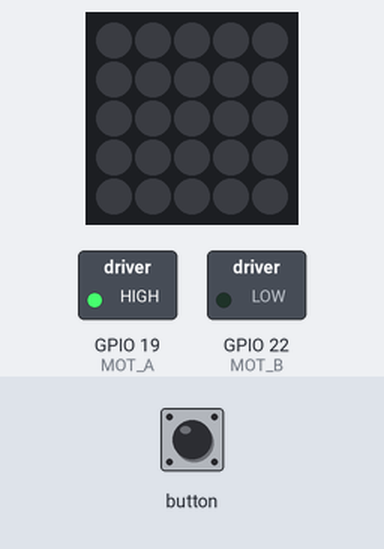
This sketch was run on a simulated ESP32. Shown: 5×5 RGB LED matrix (first LED top left, wired row by row), switched loads named in the sketch (green lamp = pin HIGH). The test bench sets the inputs (shaded band).

Above: at 1.2 s.
1.3 s: button pressed for 0.15 s
At 1.6 s:
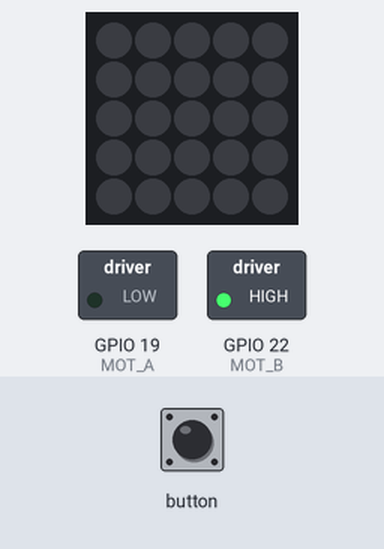
2.9 s: button pressed for 1 s
At 4.0 s:
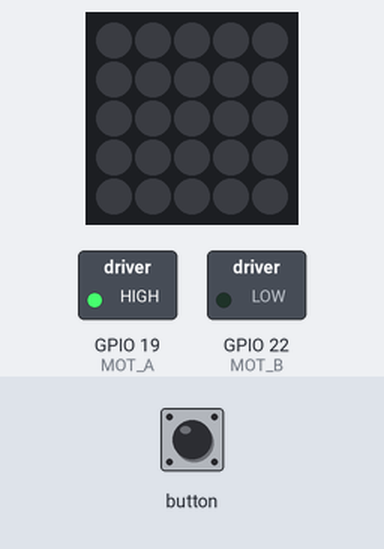
5.4 s: button pressed for 3.2 s
At 5.9 s:
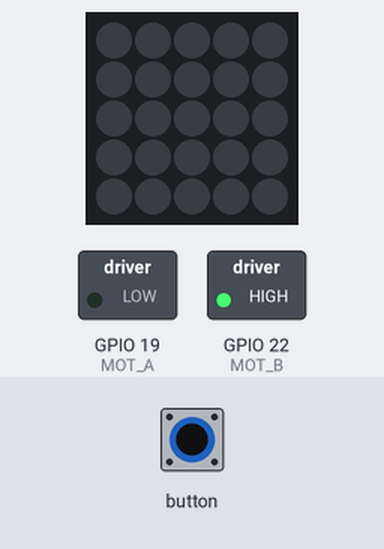
Timing chart, 0 to 8.4 s (numbered marks = the images above; inputs shaded):
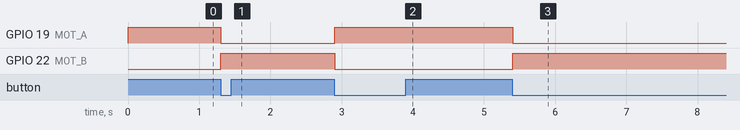

The sketch:

m5-motor.ino
```cpp
#include "M5Atom.h"

#define MOT_A 19
#define MOT_B 22

void setup() {
  // put your setup code here, to run once:
  M5.begin(true, false, true);
  pinMode(MOT_A, OUTPUT);
  pinMode(MOT_B, OUTPUT);
}

bool dir = true;

void loop() {
  // put your main code here, to run repeatedly:

  if (dir) {
    digitalWrite(MOT_A, HIGH);
    digitalWrite(MOT_B, LOW);
  } else {
    digitalWrite(MOT_A, LOW);
    digitalWrite(MOT_B, HIGH);
  }
  if (M5.Btn.wasPressed()) {
    dir = !dir;
  }
  M5.update();
}
```

Measured:
- after the input at 1.3 s, GPIO 19 (MOT_A): HIGH → LOW at once; GPIO 22 (MOT_B): LOW → HIGH at once
- after the input at 2.9 s, GPIO 19 (MOT_A): LOW → HIGH at once; GPIO 22 (MOT_B): HIGH → LOW at once
- after the input at 5.4 s, GPIO 19 (MOT_A): HIGH → LOW at once; GPIO 22 (MOT_B): LOW → HIGH at once
